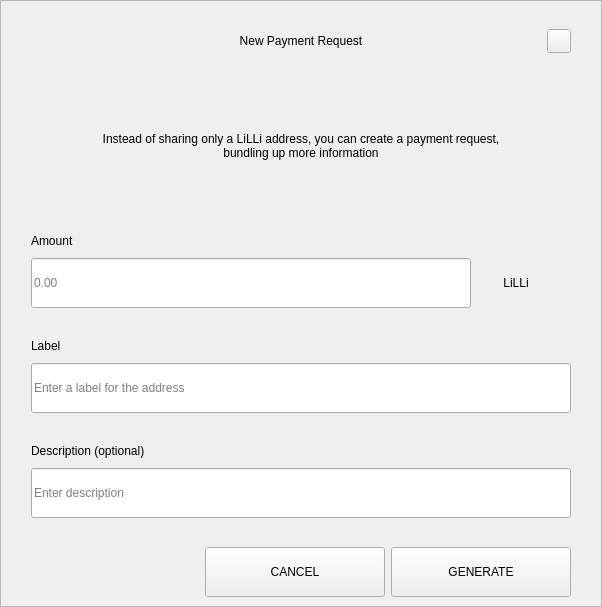
<?xml version="1.0" encoding="UTF-8"?>
<ui version="4.0">
 <class>RequestDialog</class>
 <widget class="QDialog" name="RequestDialog">
  <property name="geometry">
   <rect>
    <x>0</x>
    <y>0</y>
    <width>602</width>
    <height>607</height>
   </rect>
  </property>
  <property name="windowTitle">
   <string>Dialog</string>
  </property>
  <layout class="QVBoxLayout" name="verticalLayout_5">
   <property name="spacing">
    <number>0</number>
   </property>
   <property name="leftMargin">
    <number>0</number>
   </property>
   <property name="topMargin">
    <number>0</number>
   </property>
   <property name="rightMargin">
    <number>0</number>
   </property>
   <property name="bottomMargin">
    <number>0</number>
   </property>
   <item>
    <widget class="QFrame" name="frame">
     <property name="styleSheet">
      <string notr="true"/>
     </property>
     <property name="frameShape">
      <enum>QFrame::StyledPanel</enum>
     </property>
     <property name="frameShadow">
      <enum>QFrame::Raised</enum>
     </property>
     <layout class="QVBoxLayout" name="verticalLayout_4" stretch="1,0,0">
      <property name="spacing">
       <number>0</number>
      </property>
      <property name="leftMargin">
       <number>30</number>
      </property>
      <property name="topMargin">
       <number>20</number>
      </property>
      <property name="rightMargin">
       <number>30</number>
      </property>
      <property name="bottomMargin">
       <number>0</number>
      </property>
      <item>
       <layout class="QHBoxLayout" name="horizontalLayout_3">
        <property name="spacing">
         <number>0</number>
        </property>
        <item>
         <spacer name="horizontalSpacer_21">
          <property name="orientation">
           <enum>Qt::Horizontal</enum>
          </property>
          <property name="sizeHint" stdset="0">
           <size>
            <width>40</width>
            <height>20</height>
           </size>
          </property>
         </spacer>
        </item>
        <item>
         <widget class="QLabel" name="labelTitle">
          <property name="minimumSize">
           <size>
            <width>0</width>
            <height>40</height>
           </size>
          </property>
          <property name="maximumSize">
           <size>
            <width>16777215</width>
            <height>40</height>
           </size>
          </property>
          <property name="styleSheet">
           <string notr="true">padding-left:24px;</string>
          </property>
          <property name="text">
           <string>New Payment Request</string>
          </property>
          <property name="alignment">
           <set>Qt::AlignCenter</set>
          </property>
          <property name="margin">
           <number>7</number>
          </property>
         </widget>
        </item>
        <item>
         <spacer name="horizontalSpacer">
          <property name="orientation">
           <enum>Qt::Horizontal</enum>
          </property>
          <property name="sizeHint" stdset="0">
           <size>
            <width>40</width>
            <height>20</height>
           </size>
          </property>
         </spacer>
        </item>
        <item>
         <widget class="QPushButton" name="btnEsc">
          <property name="minimumSize">
           <size>
            <width>24</width>
            <height>24</height>
           </size>
          </property>
          <property name="maximumSize">
           <size>
            <width>24</width>
            <height>24</height>
           </size>
          </property>
          <property name="focusPolicy">
           <enum>Qt::NoFocus</enum>
          </property>
          <property name="text">
           <string/>
          </property>
         </widget>
        </item>
       </layout>
      </item>
      <item>
       <widget class="QStackedWidget" name="stack">
        <property name="minimumSize">
         <size>
          <width>540</width>
          <height>0</height>
         </size>
        </property>
        <property name="maximumSize">
         <size>
          <width>540</width>
          <height>16777215</height>
         </size>
        </property>
        <property name="currentIndex">
         <number>0</number>
        </property>
        <widget class="QWidget" name="page_1">
         <property name="minimumSize">
          <size>
           <width>540</width>
           <height>0</height>
          </size>
         </property>
         <property name="maximumSize">
          <size>
           <width>540</width>
           <height>16777215</height>
          </size>
         </property>
         <layout class="QVBoxLayout" name="layout1">
          <property name="spacing">
           <number>0</number>
          </property>
          <property name="leftMargin">
           <number>0</number>
          </property>
          <property name="topMargin">
           <number>0</number>
          </property>
          <property name="rightMargin">
           <number>0</number>
          </property>
          <property name="bottomMargin">
           <number>0</number>
          </property>
          <item>
           <spacer name="verticalSpacer_21">
            <property name="orientation">
             <enum>Qt::Vertical</enum>
            </property>
            <property name="sizeType">
             <enum>QSizePolicy::Fixed</enum>
            </property>
            <property name="sizeHint" stdset="0">
             <size>
              <width>20</width>
              <height>30</height>
             </size>
            </property>
           </spacer>
          </item>
          <item alignment="Qt::AlignHCenter">
           <widget class="QLabel" name="labelMessage">
            <property name="minimumSize">
             <size>
              <width>400</width>
              <height>50</height>
             </size>
            </property>
            <property name="text">
             <string>Instead of sharing only a LiLLi address, you can create a payment request, bundling up more information</string>
            </property>
            <property name="alignment">
             <set>Qt::AlignCenter</set>
            </property>
            <property name="wordWrap">
             <bool>true</bool>
            </property>
           </widget>
          </item>
          <item alignment="Qt::AlignBottom">
           <widget class="QWidget" name="containerAmount" native="true">
            <layout class="QVBoxLayout" name="verticalLayout">
             <property name="spacing">
              <number>9</number>
             </property>
             <property name="leftMargin">
              <number>0</number>
             </property>
             <property name="topMargin">
              <number>0</number>
             </property>
             <property name="rightMargin">
              <number>0</number>
             </property>
             <property name="bottomMargin">
              <number>0</number>
             </property>
             <item>
              <widget class="QLabel" name="labelSubtitleAmount">
               <property name="minimumSize">
                <size>
                 <width>350</width>
                 <height>16</height>
                </size>
               </property>
               <property name="maximumSize">
                <size>
                 <width>16777215</width>
                 <height>16</height>
                </size>
               </property>
               <property name="text">
                <string>Amount</string>
               </property>
              </widget>
             </item>
             <item alignment="Qt::AlignTop">
              <widget class="QWidget" name="layoutAmount" native="true">
               <layout class="QHBoxLayout" name="horizontalLayout" stretch="2,0">
                <property name="spacing">
                 <number>0</number>
                </property>
                <property name="leftMargin">
                 <number>0</number>
                </property>
                <property name="topMargin">
                 <number>0</number>
                </property>
                <property name="rightMargin">
                 <number>0</number>
                </property>
                <property name="bottomMargin">
                 <number>0</number>
                </property>
                <item>
                 <widget class="QLineEdit" name="lineEditAmount">
                  <property name="minimumSize">
                   <size>
                    <width>0</width>
                    <height>50</height>
                   </size>
                  </property>
                  <property name="maximumSize">
                   <size>
                    <width>16777215</width>
                    <height>50</height>
                   </size>
                  </property>
                  <property name="placeholderText">
                   <string notr="true">0.00</string>
                  </property>
                 </widget>
                </item>
                <item>
                 <widget class="QWidget" name="comboContainer" native="true">
                  <property name="minimumSize">
                   <size>
                    <width>100</width>
                    <height>50</height>
                   </size>
                  </property>
                  <property name="maximumSize">
                   <size>
                    <width>16777215</width>
                    <height>50</height>
                   </size>
                  </property>
                  <layout class="QHBoxLayout" name="horizontalLayout_31">
                   <property name="spacing">
                    <number>0</number>
                   </property>
                   <property name="leftMargin">
                    <number>0</number>
                   </property>
                   <property name="topMargin">
                    <number>0</number>
                   </property>
                   <property name="rightMargin">
                    <number>10</number>
                   </property>
                   <property name="bottomMargin">
                    <number>0</number>
                   </property>
                   <item>
                    <widget class="QLabel" name="comboBoxCoin">
                     <property name="text">
                      <string>LiLLi</string>
                     </property>
                     <property name="alignment">
                      <set>Qt::AlignCenter</set>
                     </property>
                    </widget>
                   </item>
                  </layout>
                 </widget>
                </item>
               </layout>
              </widget>
             </item>
            </layout>
           </widget>
          </item>
          <item>
           <spacer name="verticalSpacer_31">
            <property name="orientation">
             <enum>Qt::Vertical</enum>
            </property>
            <property name="sizeType">
             <enum>QSizePolicy::Fixed</enum>
            </property>
            <property name="sizeHint" stdset="0">
             <size>
              <width>20</width>
              <height>30</height>
             </size>
            </property>
           </spacer>
          </item>
          <item>
           <layout class="QVBoxLayout" name="verticalLayoutLabel">
            <property name="spacing">
             <number>9</number>
            </property>
            <item>
             <widget class="QLabel" name="labelSubtitleLabel">
              <property name="minimumSize">
               <size>
                <width>0</width>
                <height>16</height>
               </size>
              </property>
              <property name="maximumSize">
               <size>
                <width>16777215</width>
                <height>16</height>
               </size>
              </property>
              <property name="text">
               <string>Label</string>
              </property>
             </widget>
            </item>
            <item>
             <widget class="QLineEdit" name="lineEditLabel">
              <property name="minimumSize">
               <size>
                <width>0</width>
                <height>50</height>
               </size>
              </property>
              <property name="maximumSize">
               <size>
                <width>16777215</width>
                <height>50</height>
               </size>
              </property>
              <property name="placeholderText">
               <string>Enter a label for the address</string>
              </property>
             </widget>
            </item>
           </layout>
          </item>
          <item>
           <spacer name="verticalSpacer_34">
            <property name="orientation">
             <enum>Qt::Vertical</enum>
            </property>
            <property name="sizeType">
             <enum>QSizePolicy::Fixed</enum>
            </property>
            <property name="sizeHint" stdset="0">
             <size>
              <width>20</width>
              <height>30</height>
             </size>
            </property>
           </spacer>
          </item>
          <item>
           <layout class="QVBoxLayout" name="verticalLayoutDescription">
            <property name="spacing">
             <number>9</number>
            </property>
            <item>
             <widget class="QLabel" name="labelSubtitleDescription">
              <property name="minimumSize">
               <size>
                <width>0</width>
                <height>16</height>
               </size>
              </property>
              <property name="maximumSize">
               <size>
                <width>16777215</width>
                <height>16</height>
               </size>
              </property>
              <property name="text">
               <string>Description (optional)</string>
              </property>
             </widget>
            </item>
            <item>
             <widget class="QLineEdit" name="lineEditDescription">
              <property name="minimumSize">
               <size>
                <width>0</width>
                <height>50</height>
               </size>
              </property>
              <property name="maximumSize">
               <size>
                <width>16777215</width>
                <height>50</height>
               </size>
              </property>
              <property name="placeholderText">
               <string>Enter description</string>
              </property>
             </widget>
            </item>
            <item>
             <spacer name="verticalSpacer_4">
              <property name="orientation">
               <enum>Qt::Vertical</enum>
              </property>
              <property name="sizeType">
               <enum>QSizePolicy::Fixed</enum>
              </property>
              <property name="sizeHint" stdset="0">
               <size>
                <width>20</width>
                <height>20</height>
               </size>
              </property>
             </spacer>
            </item>
           </layout>
          </item>
         </layout>
        </widget>
        <widget class="QWidget" name="page_2">
         <layout class="QVBoxLayout" name="layout2">
          <item>
           <spacer name="verticalSpacer_5">
            <property name="orientation">
             <enum>Qt::Vertical</enum>
            </property>
            <property name="sizeType">
             <enum>QSizePolicy::Fixed</enum>
            </property>
            <property name="sizeHint" stdset="0">
             <size>
              <width>20</width>
              <height>50</height>
             </size>
            </property>
           </spacer>
          </item>
          <item alignment="Qt::AlignHCenter">
           <widget class="QLabel" name="labelQrImg">
            <property name="minimumSize">
             <size>
              <width>260</width>
              <height>260</height>
             </size>
            </property>
            <property name="maximumSize">
             <size>
              <width>260</width>
              <height>260</height>
             </size>
            </property>
            <property name="text">
             <string/>
            </property>
            <property name="alignment">
             <set>Qt::AlignCenter</set>
            </property>
           </widget>
          </item>
          <item>
           <spacer name="verticalSpacer_2">
            <property name="orientation">
             <enum>Qt::Vertical</enum>
            </property>
            <property name="sizeType">
             <enum>QSizePolicy::Fixed</enum>
            </property>
            <property name="sizeHint" stdset="0">
             <size>
              <width>20</width>
              <height>30</height>
             </size>
            </property>
           </spacer>
          </item>
          <item alignment="Qt::AlignHCenter">
           <widget class="QLabel" name="labelAddress">
            <property name="text">
             <string>D7VFR83SQbiezrW72hjcWJtcfip5krte2Z </string>
            </property>
           </widget>
          </item>
          <item>
           <spacer name="verticalSpacer_32">
            <property name="orientation">
             <enum>Qt::Vertical</enum>
            </property>
            <property name="sizeType">
             <enum>QSizePolicy::Expanding</enum>
            </property>
            <property name="sizeHint" stdset="0">
             <size>
              <width>20</width>
              <height>20</height>
             </size>
            </property>
           </spacer>
          </item>
          <item>
           <layout class="QHBoxLayout" name="horizontal">
            <property name="leftMargin">
             <number>20</number>
            </property>
            <property name="rightMargin">
             <number>20</number>
            </property>
            <property name="bottomMargin">
             <number>20</number>
            </property>
            <item>
             <spacer name="horizontalSpacer_4">
              <property name="orientation">
               <enum>Qt::Horizontal</enum>
              </property>
              <property name="sizeHint" stdset="0">
               <size>
                <width>40</width>
                <height>20</height>
               </size>
              </property>
             </spacer>
            </item>
            <item>
             <widget class="QPushButton" name="btnCopyAddress">
              <property name="minimumSize">
               <size>
                <width>180</width>
                <height>50</height>
               </size>
              </property>
              <property name="text">
               <string>COPY ADDRESS</string>
              </property>
             </widget>
            </item>
            <item>
             <widget class="QPushButton" name="btnCopyUrl">
              <property name="minimumSize">
               <size>
                <width>180</width>
                <height>50</height>
               </size>
              </property>
              <property name="text">
               <string>COPY URL</string>
              </property>
             </widget>
            </item>
            <item>
             <spacer name="horizontalSpacer_2">
              <property name="orientation">
               <enum>Qt::Horizontal</enum>
              </property>
              <property name="sizeHint" stdset="0">
               <size>
                <width>40</width>
                <height>20</height>
               </size>
              </property>
             </spacer>
            </item>
           </layout>
          </item>
         </layout>
        </widget>
       </widget>
      </item>
      <item>
       <widget class="QWidget" name="buttonsStack" native="true">
        <layout class="QHBoxLayout" name="horizontalLayout_5">
         <property name="leftMargin">
          <number>20</number>
         </property>
         <property name="rightMargin">
          <number>0</number>
         </property>
         <item>
          <spacer name="horizontalSpacer_41">
           <property name="orientation">
            <enum>Qt::Horizontal</enum>
           </property>
           <property name="sizeHint" stdset="0">
            <size>
             <width>40</width>
             <height>20</height>
            </size>
           </property>
          </spacer>
         </item>
         <item>
          <widget class="QPushButton" name="btnCancel">
           <property name="minimumSize">
            <size>
             <width>180</width>
             <height>50</height>
            </size>
           </property>
           <property name="focusPolicy">
            <enum>Qt::NoFocus</enum>
           </property>
           <property name="text">
            <string>CANCEL</string>
           </property>
          </widget>
         </item>
         <item>
          <widget class="QPushButton" name="btnSave">
           <property name="minimumSize">
            <size>
             <width>180</width>
             <height>50</height>
            </size>
           </property>
           <property name="focusPolicy">
            <enum>Qt::NoFocus</enum>
           </property>
           <property name="text">
            <string>GENERATE</string>
           </property>
          </widget>
         </item>
        </layout>
       </widget>
      </item>
     </layout>
    </widget>
   </item>
  </layout>
 </widget>
 <resources/>
 <connections/>
</ui>
